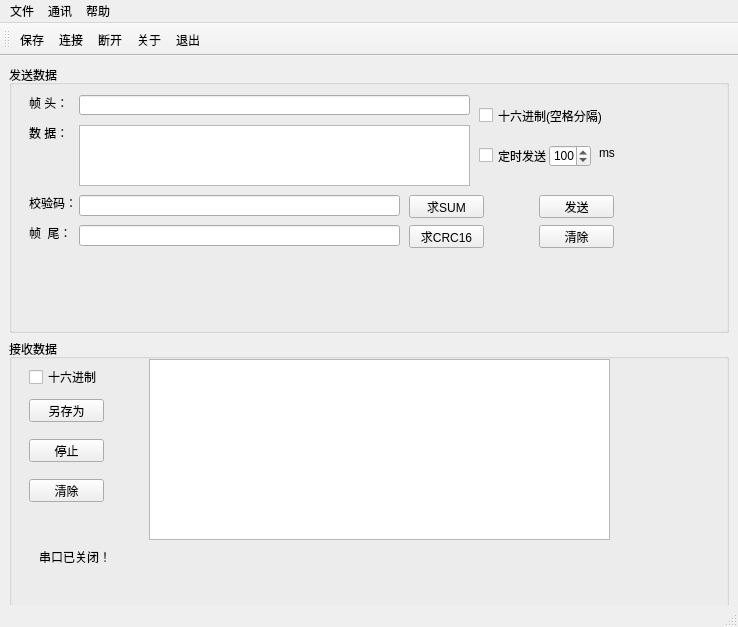
<?xml version="1.0" encoding="UTF-8"?>
<ui version="4.0">
 <class>MainWindow</class>
 <widget class="QMainWindow" name="MainWindow">
  <property name="geometry">
   <rect>
    <x>0</x>
    <y>0</y>
    <width>738</width>
    <height>627</height>
   </rect>
  </property>
  <property name="windowTitle">
   <string>MainWindow</string>
  </property>
  <widget class="QWidget" name="centralWidget">
   <widget class="QGroupBox" name="SendgroupBox">
    <property name="geometry">
     <rect>
      <x>9</x>
      <y>9</y>
      <width>720</width>
      <height>268</height>
     </rect>
    </property>
    <property name="title">
     <string>发送数据</string>
    </property>
    <widget class="QLabel" name="SendHead">
     <property name="geometry">
      <rect>
       <x>20</x>
       <y>30</y>
       <width>51</width>
       <height>16</height>
      </rect>
     </property>
     <property name="text">
      <string>帧 头：</string>
     </property>
    </widget>
    <widget class="QLabel" name="SendData">
     <property name="geometry">
      <rect>
       <x>20</x>
       <y>60</y>
       <width>41</width>
       <height>16</height>
      </rect>
     </property>
     <property name="text">
      <string>数 据：</string>
     </property>
    </widget>
    <widget class="QLabel" name="SendLast">
     <property name="geometry">
      <rect>
       <x>20</x>
       <y>130</y>
       <width>51</width>
       <height>16</height>
      </rect>
     </property>
     <property name="text">
      <string>校验码：</string>
     </property>
    </widget>
    <widget class="QLabel" name="label_4">
     <property name="geometry">
      <rect>
       <x>20</x>
       <y>160</y>
       <width>51</width>
       <height>16</height>
      </rect>
     </property>
     <property name="text">
      <string>帧  尾：</string>
     </property>
    </widget>
    <widget class="QLineEdit" name="SendHeadLineEdit">
     <property name="geometry">
      <rect>
       <x>70</x>
       <y>30</y>
       <width>391</width>
       <height>20</height>
      </rect>
     </property>
    </widget>
    <widget class="QTextEdit" name="SendDatatextEdit">
     <property name="geometry">
      <rect>
       <x>70</x>
       <y>60</y>
       <width>391</width>
       <height>61</height>
      </rect>
     </property>
    </widget>
    <widget class="QLineEdit" name="SendCRCLineEdit">
     <property name="geometry">
      <rect>
       <x>70</x>
       <y>130</y>
       <width>321</width>
       <height>21</height>
      </rect>
     </property>
    </widget>
    <widget class="QLineEdit" name="SendLastLineEdit">
     <property name="geometry">
      <rect>
       <x>70</x>
       <y>160</y>
       <width>321</width>
       <height>21</height>
      </rect>
     </property>
    </widget>
    <widget class="QCheckBox" name="HexSend">
     <property name="geometry">
      <rect>
       <x>470</x>
       <y>40</y>
       <width>131</width>
       <height>21</height>
      </rect>
     </property>
     <property name="text">
      <string>十六进制(空格分隔)</string>
     </property>
    </widget>
    <widget class="QCheckBox" name="AutoSend">
     <property name="geometry">
      <rect>
       <x>470</x>
       <y>80</y>
       <width>71</width>
       <height>21</height>
      </rect>
     </property>
     <property name="text">
      <string>定时发送</string>
     </property>
    </widget>
    <widget class="QSpinBox" name="AutoSendTime">
     <property name="geometry">
      <rect>
       <x>540</x>
       <y>80</y>
       <width>42</width>
       <height>22</height>
      </rect>
     </property>
     <property name="maximum">
      <number>10000</number>
     </property>
     <property name="value">
      <number>100</number>
     </property>
    </widget>
    <widget class="QLabel" name="label">
     <property name="geometry">
      <rect>
       <x>590</x>
       <y>80</y>
       <width>21</width>
       <height>16</height>
      </rect>
     </property>
     <property name="text">
      <string>ms</string>
     </property>
    </widget>
    <widget class="QPushButton" name="SendDataSUM">
     <property name="geometry">
      <rect>
       <x>400</x>
       <y>130</y>
       <width>75</width>
       <height>23</height>
      </rect>
     </property>
     <property name="text">
      <string>求SUM</string>
     </property>
    </widget>
    <widget class="QPushButton" name="SendDataCRC16">
     <property name="geometry">
      <rect>
       <x>400</x>
       <y>160</y>
       <width>75</width>
       <height>23</height>
      </rect>
     </property>
     <property name="text">
      <string>求CRC16</string>
     </property>
    </widget>
    <widget class="QPushButton" name="SendDataPush">
     <property name="geometry">
      <rect>
       <x>530</x>
       <y>130</y>
       <width>75</width>
       <height>23</height>
      </rect>
     </property>
     <property name="text">
      <string>发送</string>
     </property>
    </widget>
    <widget class="QPushButton" name="SendDataClear">
     <property name="geometry">
      <rect>
       <x>530</x>
       <y>160</y>
       <width>75</width>
       <height>23</height>
      </rect>
     </property>
     <property name="text">
      <string>清除</string>
     </property>
    </widget>
   </widget>
   <widget class="QGroupBox" name="ReceivegroupBox">
    <property name="geometry">
     <rect>
      <x>9</x>
      <y>283</y>
      <width>720</width>
      <height>268</height>
     </rect>
    </property>
    <property name="title">
     <string>接收数据</string>
    </property>
    <widget class="QTextBrowser" name="ReceiveDatatextBrowser">
     <property name="geometry">
      <rect>
       <x>140</x>
       <y>20</y>
       <width>461</width>
       <height>181</height>
      </rect>
     </property>
    </widget>
    <widget class="QCheckBox" name="HexReceive">
     <property name="geometry">
      <rect>
       <x>20</x>
       <y>30</y>
       <width>71</width>
       <height>16</height>
      </rect>
     </property>
     <property name="text">
      <string>十六进制</string>
     </property>
    </widget>
    <widget class="QPushButton" name="ReceiveSave">
     <property name="geometry">
      <rect>
       <x>20</x>
       <y>60</y>
       <width>75</width>
       <height>23</height>
      </rect>
     </property>
     <property name="text">
      <string>另存为</string>
     </property>
    </widget>
    <widget class="QPushButton" name="ReceiveStop">
     <property name="geometry">
      <rect>
       <x>20</x>
       <y>100</y>
       <width>75</width>
       <height>23</height>
      </rect>
     </property>
     <property name="text">
      <string>停止</string>
     </property>
     <property name="checkable">
      <bool>true</bool>
     </property>
    </widget>
    <widget class="QPushButton" name="ReceiveClear">
     <property name="geometry">
      <rect>
       <x>20</x>
       <y>140</y>
       <width>75</width>
       <height>23</height>
      </rect>
     </property>
     <property name="text">
      <string>清除</string>
     </property>
    </widget>
    <widget class="QLabel" name="ComStatuslabel">
     <property name="geometry">
      <rect>
       <x>30</x>
       <y>210</y>
       <width>271</width>
       <height>16</height>
      </rect>
     </property>
     <property name="text">
      <string>串口已关闭！</string>
     </property>
    </widget>
   </widget>
  </widget>
  <widget class="QMenuBar" name="menuBar">
   <property name="geometry">
    <rect>
     <x>0</x>
     <y>0</y>
     <width>738</width>
     <height>23</height>
    </rect>
   </property>
   <widget class="QMenu" name="Fail">
    <property name="title">
     <string>文件</string>
    </property>
    <addaction name="Save"/>
    <addaction name="Quit"/>
   </widget>
   <widget class="QMenu" name="menu_2">
    <property name="title">
     <string>通讯</string>
    </property>
    <addaction name="Communating"/>
    <addaction name="DisCommunated"/>
   </widget>
   <widget class="QMenu" name="menu_3">
    <property name="title">
     <string>帮助</string>
    </property>
    <addaction name="About"/>
   </widget>
   <addaction name="Fail"/>
   <addaction name="menu_2"/>
   <addaction name="menu_3"/>
  </widget>
  <widget class="QToolBar" name="mainToolBar">
   <attribute name="toolBarArea">
    <enum>TopToolBarArea</enum>
   </attribute>
   <attribute name="toolBarBreak">
    <bool>false</bool>
   </attribute>
   <addaction name="Save"/>
   <addaction name="Communating"/>
   <addaction name="DisCommunated"/>
   <addaction name="About"/>
   <addaction name="Quit"/>
  </widget>
  <widget class="QStatusBar" name="statusBar"/>
  <action name="Save">
   <property name="checkable">
    <bool>false</bool>
   </property>
   <property name="enabled">
    <bool>true</bool>
   </property>
   <property name="text">
    <string>保存</string>
   </property>
  </action>
  <action name="Quit">
   <property name="checkable">
    <bool>false</bool>
   </property>
   <property name="text">
    <string>退出</string>
   </property>
  </action>
  <action name="Communating">
   <property name="checkable">
    <bool>false</bool>
   </property>
   <property name="text">
    <string>连接</string>
   </property>
  </action>
  <action name="DisCommunated">
   <property name="checkable">
    <bool>false</bool>
   </property>
   <property name="text">
    <string>断开</string>
   </property>
  </action>
  <action name="About">
   <property name="checkable">
    <bool>false</bool>
   </property>
   <property name="text">
    <string>关于</string>
   </property>
  </action>
 </widget>
 <layoutdefault spacing="6" margin="11"/>
 <resources/>
 <connections/>
</ui>
